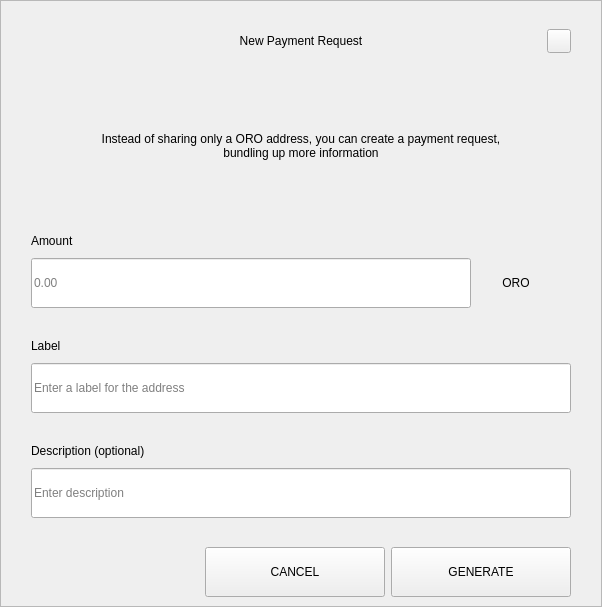
<?xml version="1.0" encoding="UTF-8"?>
<ui version="4.0">
 <class>RequestDialog</class>
 <widget class="QDialog" name="RequestDialog">
  <property name="geometry">
   <rect>
    <x>0</x>
    <y>0</y>
    <width>602</width>
    <height>607</height>
   </rect>
  </property>
  <property name="windowTitle">
   <string>Dialog</string>
  </property>
  <layout class="QVBoxLayout" name="verticalLayout_5">
   <property name="spacing">
    <number>0</number>
   </property>
   <property name="leftMargin">
    <number>0</number>
   </property>
   <property name="topMargin">
    <number>0</number>
   </property>
   <property name="rightMargin">
    <number>0</number>
   </property>
   <property name="bottomMargin">
    <number>0</number>
   </property>
   <item>
    <widget class="QFrame" name="frame">
     <property name="styleSheet">
      <string notr="true"/>
     </property>
     <property name="frameShape">
      <enum>QFrame::StyledPanel</enum>
     </property>
     <property name="frameShadow">
      <enum>QFrame::Raised</enum>
     </property>
     <layout class="QVBoxLayout" name="verticalLayout_4" stretch="1,0,0">
      <property name="spacing">
       <number>0</number>
      </property>
      <property name="leftMargin">
       <number>30</number>
      </property>
      <property name="topMargin">
       <number>20</number>
      </property>
      <property name="rightMargin">
       <number>30</number>
      </property>
      <property name="bottomMargin">
       <number>0</number>
      </property>
      <item>
       <layout class="QHBoxLayout" name="horizontalLayout_3">
        <property name="spacing">
         <number>0</number>
        </property>
        <item>
         <spacer name="horizontalSpacer_21">
          <property name="orientation">
           <enum>Qt::Horizontal</enum>
          </property>
          <property name="sizeHint" stdset="0">
           <size>
            <width>40</width>
            <height>20</height>
           </size>
          </property>
         </spacer>
        </item>
        <item>
         <widget class="QLabel" name="labelTitle">
          <property name="minimumSize">
           <size>
            <width>0</width>
            <height>40</height>
           </size>
          </property>
          <property name="maximumSize">
           <size>
            <width>16777215</width>
            <height>40</height>
           </size>
          </property>
          <property name="styleSheet">
           <string notr="true">padding-left:24px;</string>
          </property>
          <property name="text">
           <string>New Payment Request</string>
          </property>
          <property name="alignment">
           <set>Qt::AlignCenter</set>
          </property>
          <property name="margin">
           <number>7</number>
          </property>
         </widget>
        </item>
        <item>
         <spacer name="horizontalSpacer">
          <property name="orientation">
           <enum>Qt::Horizontal</enum>
          </property>
          <property name="sizeHint" stdset="0">
           <size>
            <width>40</width>
            <height>20</height>
           </size>
          </property>
         </spacer>
        </item>
        <item>
         <widget class="QPushButton" name="btnEsc">
          <property name="minimumSize">
           <size>
            <width>24</width>
            <height>24</height>
           </size>
          </property>
          <property name="maximumSize">
           <size>
            <width>24</width>
            <height>24</height>
           </size>
          </property>
          <property name="focusPolicy">
           <enum>Qt::NoFocus</enum>
          </property>
          <property name="text">
           <string/>
          </property>
         </widget>
        </item>
       </layout>
      </item>
      <item>
       <widget class="QStackedWidget" name="stack">
        <property name="minimumSize">
         <size>
          <width>540</width>
          <height>0</height>
         </size>
        </property>
        <property name="maximumSize">
         <size>
          <width>540</width>
          <height>16777215</height>
         </size>
        </property>
        <property name="currentIndex">
         <number>0</number>
        </property>
        <widget class="QWidget" name="page_1">
         <property name="minimumSize">
          <size>
           <width>540</width>
           <height>0</height>
          </size>
         </property>
         <property name="maximumSize">
          <size>
           <width>540</width>
           <height>16777215</height>
          </size>
         </property>
         <layout class="QVBoxLayout" name="layout1">
          <property name="spacing">
           <number>0</number>
          </property>
          <property name="leftMargin">
           <number>0</number>
          </property>
          <property name="topMargin">
           <number>0</number>
          </property>
          <property name="rightMargin">
           <number>0</number>
          </property>
          <property name="bottomMargin">
           <number>0</number>
          </property>
          <item>
           <spacer name="verticalSpacer_21">
            <property name="orientation">
             <enum>Qt::Vertical</enum>
            </property>
            <property name="sizeType">
             <enum>QSizePolicy::Fixed</enum>
            </property>
            <property name="sizeHint" stdset="0">
             <size>
              <width>20</width>
              <height>30</height>
             </size>
            </property>
           </spacer>
          </item>
          <item alignment="Qt::AlignHCenter">
           <widget class="QLabel" name="labelMessage">
            <property name="minimumSize">
             <size>
              <width>400</width>
              <height>50</height>
             </size>
            </property>
            <property name="text">
             <string>Instead of sharing only a ORO address, you can create a payment request, bundling up more information</string>
            </property>
            <property name="alignment">
             <set>Qt::AlignCenter</set>
            </property>
            <property name="wordWrap">
             <bool>true</bool>
            </property>
           </widget>
          </item>
          <item alignment="Qt::AlignBottom">
           <widget class="QWidget" name="containerAmount" native="true">
            <layout class="QVBoxLayout" name="verticalLayout">
             <property name="spacing">
              <number>9</number>
             </property>
             <property name="leftMargin">
              <number>0</number>
             </property>
             <property name="topMargin">
              <number>0</number>
             </property>
             <property name="rightMargin">
              <number>0</number>
             </property>
             <property name="bottomMargin">
              <number>0</number>
             </property>
             <item>
              <widget class="QLabel" name="labelSubtitleAmount">
               <property name="minimumSize">
                <size>
                 <width>350</width>
                 <height>16</height>
                </size>
               </property>
               <property name="maximumSize">
                <size>
                 <width>16777215</width>
                 <height>16</height>
                </size>
               </property>
               <property name="text">
                <string>Amount</string>
               </property>
              </widget>
             </item>
             <item alignment="Qt::AlignTop">
              <widget class="QWidget" name="layoutAmount" native="true">
               <layout class="QHBoxLayout" name="horizontalLayout" stretch="2,0">
                <property name="spacing">
                 <number>0</number>
                </property>
                <property name="leftMargin">
                 <number>0</number>
                </property>
                <property name="topMargin">
                 <number>0</number>
                </property>
                <property name="rightMargin">
                 <number>0</number>
                </property>
                <property name="bottomMargin">
                 <number>0</number>
                </property>
                <item>
                 <widget class="QLineEdit" name="lineEditAmount">
                  <property name="minimumSize">
                   <size>
                    <width>0</width>
                    <height>50</height>
                   </size>
                  </property>
                  <property name="maximumSize">
                   <size>
                    <width>16777215</width>
                    <height>50</height>
                   </size>
                  </property>
                  <property name="placeholderText">
                   <string notr="true">0.00</string>
                  </property>
                 </widget>
                </item>
                <item>
                 <widget class="QWidget" name="comboContainer" native="true">
                  <property name="minimumSize">
                   <size>
                    <width>100</width>
                    <height>50</height>
                   </size>
                  </property>
                  <property name="maximumSize">
                   <size>
                    <width>16777215</width>
                    <height>50</height>
                   </size>
                  </property>
                  <layout class="QHBoxLayout" name="horizontalLayout_31">
                   <property name="spacing">
                    <number>0</number>
                   </property>
                   <property name="leftMargin">
                    <number>0</number>
                   </property>
                   <property name="topMargin">
                    <number>0</number>
                   </property>
                   <property name="rightMargin">
                    <number>10</number>
                   </property>
                   <property name="bottomMargin">
                    <number>0</number>
                   </property>
                   <item>
                    <widget class="QLabel" name="comboBoxCoin">
                     <property name="text">
                      <string>ORO</string>
                     </property>
                     <property name="alignment">
                      <set>Qt::AlignCenter</set>
                     </property>
                    </widget>
                   </item>
                  </layout>
                 </widget>
                </item>
               </layout>
              </widget>
             </item>
            </layout>
           </widget>
          </item>
          <item>
           <spacer name="verticalSpacer_31">
            <property name="orientation">
             <enum>Qt::Vertical</enum>
            </property>
            <property name="sizeType">
             <enum>QSizePolicy::Fixed</enum>
            </property>
            <property name="sizeHint" stdset="0">
             <size>
              <width>20</width>
              <height>30</height>
             </size>
            </property>
           </spacer>
          </item>
          <item>
           <layout class="QVBoxLayout" name="verticalLayoutLabel">
            <property name="spacing">
             <number>9</number>
            </property>
            <item>
             <widget class="QLabel" name="labelSubtitleLabel">
              <property name="minimumSize">
               <size>
                <width>0</width>
                <height>16</height>
               </size>
              </property>
              <property name="maximumSize">
               <size>
                <width>16777215</width>
                <height>16</height>
               </size>
              </property>
              <property name="text">
               <string>Label</string>
              </property>
             </widget>
            </item>
            <item>
             <widget class="QLineEdit" name="lineEditLabel">
              <property name="minimumSize">
               <size>
                <width>0</width>
                <height>50</height>
               </size>
              </property>
              <property name="maximumSize">
               <size>
                <width>16777215</width>
                <height>50</height>
               </size>
              </property>
              <property name="placeholderText">
               <string>Enter a label for the address</string>
              </property>
             </widget>
            </item>
           </layout>
          </item>
          <item>
           <spacer name="verticalSpacer_34">
            <property name="orientation">
             <enum>Qt::Vertical</enum>
            </property>
            <property name="sizeType">
             <enum>QSizePolicy::Fixed</enum>
            </property>
            <property name="sizeHint" stdset="0">
             <size>
              <width>20</width>
              <height>30</height>
             </size>
            </property>
           </spacer>
          </item>
          <item>
           <layout class="QVBoxLayout" name="verticalLayoutDescription">
            <property name="spacing">
             <number>9</number>
            </property>
            <item>
             <widget class="QLabel" name="labelSubtitleDescription">
              <property name="minimumSize">
               <size>
                <width>0</width>
                <height>16</height>
               </size>
              </property>
              <property name="maximumSize">
               <size>
                <width>16777215</width>
                <height>16</height>
               </size>
              </property>
              <property name="text">
               <string>Description (optional)</string>
              </property>
             </widget>
            </item>
            <item>
             <widget class="QLineEdit" name="lineEditDescription">
              <property name="minimumSize">
               <size>
                <width>0</width>
                <height>50</height>
               </size>
              </property>
              <property name="maximumSize">
               <size>
                <width>16777215</width>
                <height>50</height>
               </size>
              </property>
              <property name="placeholderText">
               <string>Enter description</string>
              </property>
             </widget>
            </item>
            <item>
             <spacer name="verticalSpacer_4">
              <property name="orientation">
               <enum>Qt::Vertical</enum>
              </property>
              <property name="sizeType">
               <enum>QSizePolicy::Fixed</enum>
              </property>
              <property name="sizeHint" stdset="0">
               <size>
                <width>20</width>
                <height>20</height>
               </size>
              </property>
             </spacer>
            </item>
           </layout>
          </item>
         </layout>
        </widget>
        <widget class="QWidget" name="page_2">
         <layout class="QVBoxLayout" name="layout2">
          <item>
           <spacer name="verticalSpacer_5">
            <property name="orientation">
             <enum>Qt::Vertical</enum>
            </property>
            <property name="sizeType">
             <enum>QSizePolicy::Fixed</enum>
            </property>
            <property name="sizeHint" stdset="0">
             <size>
              <width>20</width>
              <height>50</height>
             </size>
            </property>
           </spacer>
          </item>
          <item alignment="Qt::AlignHCenter">
           <widget class="QLabel" name="labelQrImg">
            <property name="minimumSize">
             <size>
              <width>260</width>
              <height>260</height>
             </size>
            </property>
            <property name="maximumSize">
             <size>
              <width>260</width>
              <height>260</height>
             </size>
            </property>
            <property name="text">
             <string/>
            </property>
            <property name="alignment">
             <set>Qt::AlignCenter</set>
            </property>
           </widget>
          </item>
          <item>
           <spacer name="verticalSpacer_2">
            <property name="orientation">
             <enum>Qt::Vertical</enum>
            </property>
            <property name="sizeType">
             <enum>QSizePolicy::Fixed</enum>
            </property>
            <property name="sizeHint" stdset="0">
             <size>
              <width>20</width>
              <height>30</height>
             </size>
            </property>
           </spacer>
          </item>
          <item alignment="Qt::AlignHCenter">
           <widget class="QLabel" name="labelAddress">
            <property name="text">
             <string>R7VFR83SQbiezrW72hjcWJtcfip5krte2Z </string>
            </property>
           </widget>
          </item>
          <item>
           <spacer name="verticalSpacer_32">
            <property name="orientation">
             <enum>Qt::Vertical</enum>
            </property>
            <property name="sizeType">
             <enum>QSizePolicy::Expanding</enum>
            </property>
            <property name="sizeHint" stdset="0">
             <size>
              <width>20</width>
              <height>20</height>
             </size>
            </property>
           </spacer>
          </item>
          <item>
           <layout class="QHBoxLayout" name="horizontal">
            <property name="leftMargin">
             <number>20</number>
            </property>
            <property name="rightMargin">
             <number>20</number>
            </property>
            <property name="bottomMargin">
             <number>20</number>
            </property>
            <item>
             <spacer name="horizontalSpacer_4">
              <property name="orientation">
               <enum>Qt::Horizontal</enum>
              </property>
              <property name="sizeHint" stdset="0">
               <size>
                <width>40</width>
                <height>20</height>
               </size>
              </property>
             </spacer>
            </item>
            <item>
             <widget class="QPushButton" name="btnCopyAddress">
              <property name="minimumSize">
               <size>
                <width>180</width>
                <height>50</height>
               </size>
              </property>
              <property name="text">
               <string>COPY ADDRESS</string>
              </property>
             </widget>
            </item>
            <item>
             <widget class="QPushButton" name="btnCopyUrl">
              <property name="minimumSize">
               <size>
                <width>180</width>
                <height>50</height>
               </size>
              </property>
              <property name="text">
               <string>COPY URL</string>
              </property>
             </widget>
            </item>
            <item>
             <spacer name="horizontalSpacer_2">
              <property name="orientation">
               <enum>Qt::Horizontal</enum>
              </property>
              <property name="sizeHint" stdset="0">
               <size>
                <width>40</width>
                <height>20</height>
               </size>
              </property>
             </spacer>
            </item>
           </layout>
          </item>
         </layout>
        </widget>
       </widget>
      </item>
      <item>
       <widget class="QWidget" name="buttonsStack" native="true">
        <layout class="QHBoxLayout" name="horizontalLayout_5">
         <property name="leftMargin">
          <number>20</number>
         </property>
         <property name="rightMargin">
          <number>0</number>
         </property>
         <item>
          <spacer name="horizontalSpacer_41">
           <property name="orientation">
            <enum>Qt::Horizontal</enum>
           </property>
           <property name="sizeHint" stdset="0">
            <size>
             <width>40</width>
             <height>20</height>
            </size>
           </property>
          </spacer>
         </item>
         <item>
          <widget class="QPushButton" name="btnCancel">
           <property name="minimumSize">
            <size>
             <width>180</width>
             <height>50</height>
            </size>
           </property>
           <property name="focusPolicy">
            <enum>Qt::NoFocus</enum>
           </property>
           <property name="text">
            <string>CANCEL</string>
           </property>
          </widget>
         </item>
         <item>
          <widget class="QPushButton" name="btnSave">
           <property name="minimumSize">
            <size>
             <width>180</width>
             <height>50</height>
            </size>
           </property>
           <property name="focusPolicy">
            <enum>Qt::NoFocus</enum>
           </property>
           <property name="text">
            <string>GENERATE</string>
           </property>
          </widget>
         </item>
        </layout>
       </widget>
      </item>
     </layout>
    </widget>
   </item>
  </layout>
 </widget>
 <resources/>
 <connections/>
</ui>
